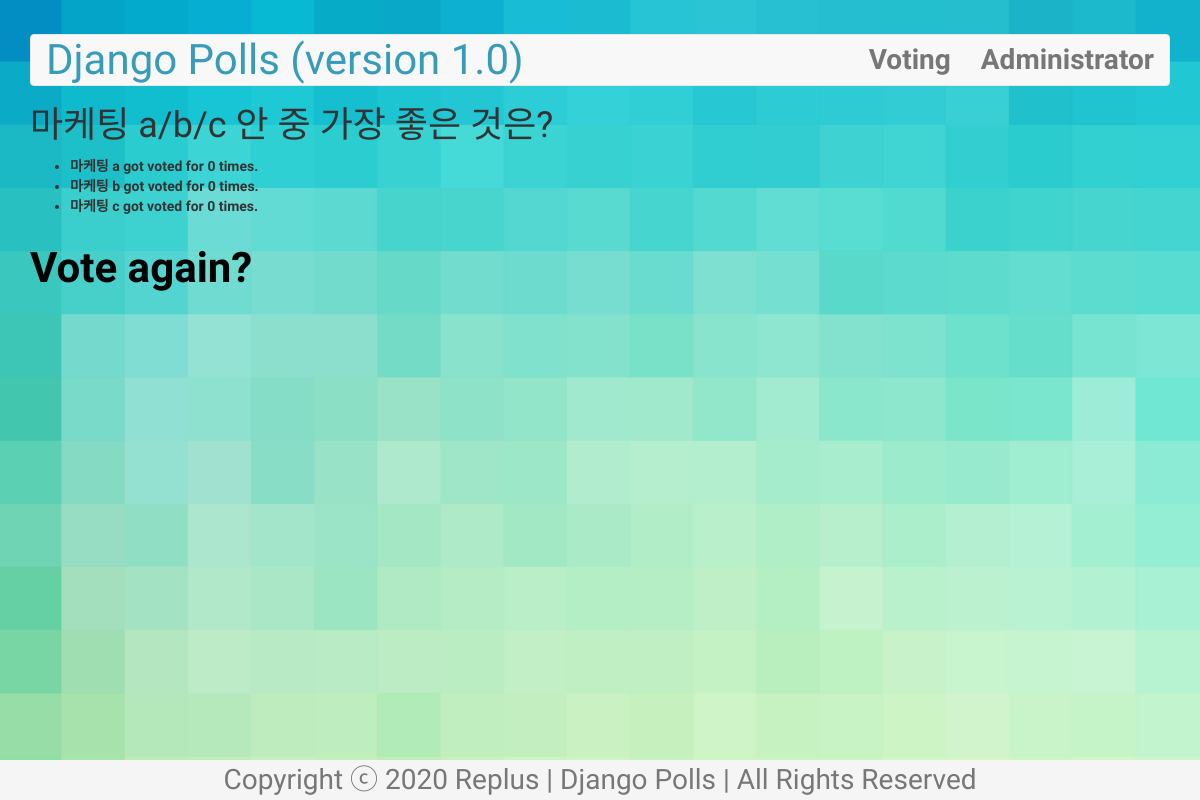
The app's page /polls/3/results/, older data.
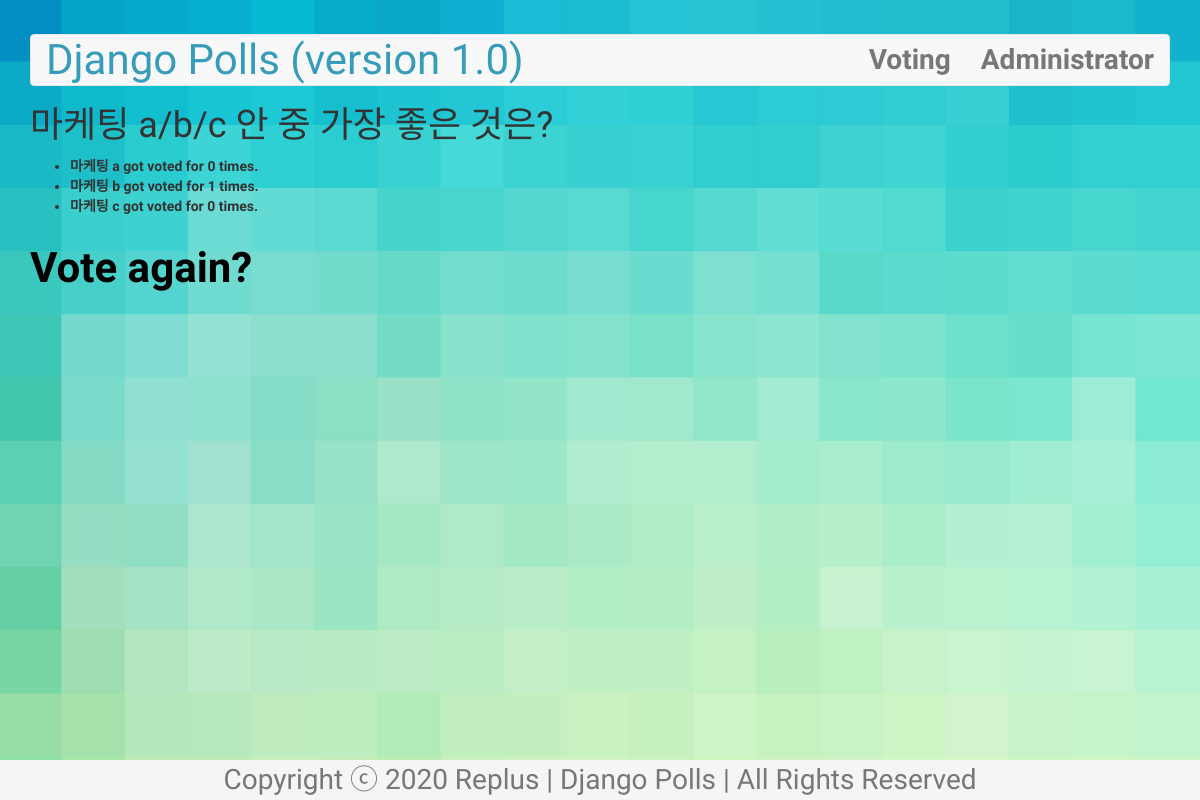
The same page, newer data.
### polls/models.py (models this page shows, shortened)
class Question(models.Model): # DB Table for 설문조사 주제
    question_text = models.CharField(max_length=200) # 설문조사 주제 텍스트
    pub_date = models.DateTimeField('date published') # ‘date published’ : 관리자 페이지에서 보여질 항목명
    def was_published_recently(self):
        now = timezone.now()
        return now >= self.pub_date >= now - datetime.timedelta(days=1)
    was_published_recently.boolean = True
    was_published_recently.admin_order_field = 'pub_date'
    was_published_recently.short_description = 'Published recently?'

class Choice(models.Model):
    question = models.ForeignKey(Question, on_delete=models.CASCADE) # 설문조사 주제의 id 값
    choice_text = models.CharField(max_length=200) # 설문조사 주제에 대한 선택지 텍스트
    votes = models.IntegerField(default=0) # 해당 선택지의 득표 수

### polls/views.py (the view)
# urls.py: path('<int:question_id>/results/', views.results, name='results'),
def results(request, question_id):
    question = get_object_or_404(Question, pk=question_id) # get_list_or_404 여러개의 리스트를 뽑을 때
    return render(request, 'polls/result.html', {'question': question})

### polls/templates/polls/result.html
{% extends 'polls/base.html' %}
{% block content %}
<h1>{{ question.question_text }}</h1>
<ul>
  {% for choice in question.choice_set.all %}
  <li>{{ choice.choice_text }} got voted for {{ choice.votes }} times.</li>
  {% endfor %}
</ul>
<a href="{% url 'polls:detail' question.id %}">Vote again?</a>
{% endblock %}

### polls/templates/polls/base.html (shortened to what this page needs)
{% load static %}
<!DOCTYPE html>
<html lang="ko">
<head>
  <link href="//maxcdn.bootstrapcdn.com/bootstrap/3.3.7/css/bootstrap.min.css" rel="stylesheet">
  <link rel="stylesheet" type="text/css" href="{% static 'polls/style.css' %}" />
</head>
<body>
  <div class="container">
    <nav class="navbar navbar-default">
      <div class="container-fluid">
        <div class="navbar-header">
          <span class="navbar-brand">Django Polls (version 1.0)</span>
        </div>
        <ul class="nav navbar-nav">
          <li><a href = "{% url 'polls:index' %}">Voting</a></li>
          <li class="navbar-right"><a href = "{% url 'admin:index' %}">Administrator</a></li>
        </ul>
      </div>
    </nav>
    <div>
      {% block content %}
      {% endblock %}
    </div>
  </div>
  <footer class="footer">
    <div class="container">
      <p class="text-muted">Copyright ⓒ 2020 Replus | Django Polls | All Rights Reserved</p>
    </div>
  </footer>
</body>
</html>

### polls/static/polls/style.css (style rules this page uses)
body { background-image: url("images/main_bg.jpg"); background-size: cover; font-family: 'Do Hyeon', "Noto Sans KR", "Titillium Web", "Helvetica", sans-serif; }
a { color: black; text-decoration: none; font-weight: 900; font-size:3em; line-height: 2em; }
h2, li { font-weight: 600; }
.navbar-default { margin-top: 3%; }
.navbar-brand { font-size: 3em; color: #379CBA !important; }
.navbar-nav { float: right; }
.navbar-nav > li > a { font-size: 2em; }
.footer { z-index: 999; position: fixed; bottom: 0; width: 100%; margin-top: 350px; text-align: center; height: 40px; background-color: #f5f5f5; font-size: 2em; }

Row changes from the older to the newer data that the page shows:
changed Choice "마케팅 b": votes "0" → "1"
